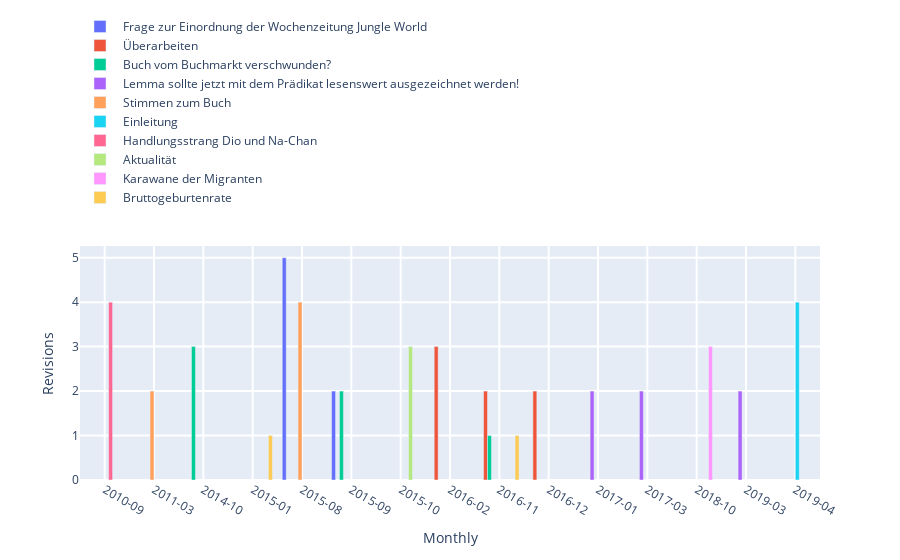

Here is the notebook cell this chart was saved with:
### Markdown cell above
<span style="color: #626262"> Try yourself! This is what will happen when you click 'Load Topics' button: </span>

### Code cell
### --------------------------------------------------------------------------- ###
### TRY YOURSELF! THIS IS WHAT WILL HAPPEN WHEN YOU CLICK 'Show Topics' BUTTON  ###
### --------------------------------------------------------------------------- ###

## This is the page you used ##
print('The page that is being used:', the_talk_page['title'])
print(f"Time range from {talk_content['year_month'].iloc[-1].date()} to {talk_content['year_month'].iloc[0].date()}")

#initiate a topics listener
topics_listener = TopicsListener(talk_content)

#get a dataframe with topics and action_types
wikipediadv_ins = WikipediaDV(WikipediaAPI(lng=abbreviation(languageSelection.value)))
topic_df = topics_listener.extract_topics(wikipediadv_ins)
if len(topic_df) == 0:
    print("There is no topics here!")
else:
    display(qgrid.show_grid(topic_df))

    # Visualization
    begin_date = talk_content['year_month'].iloc[-1]  # date(xxxx.xx.xx)
    end_date = talk_content['year_month'].iloc[0]  # date(xxxx.xx.xx)
    granularity = 'Monthly'

    topics_listener.listen(
        begin = begin_date,
        end = end_date,
        granularity = granularity)

### Figure 1 — Plotly figure (JSON) as saved in the notebook; plotly's stock layout.template omitted (floating-point values rounded to 4 significant figures)
{"data": [{"name": " Frage zur Einordnung der Wochenzeitung Jungle World ", "type": "bar", "x": ["2015-08", "2015-09"], "y": [5, 2]}, {"name": " Überarbeiten ", "type": "bar", "x": ["2016-02", "2016-11", "2016-12"], "y": [3, 2, 2]}, {"name": " Buch vom Buchmarkt verschwunden? ", "type": "bar", "x": ["2014-10", "2015-09", "2016-11"], "y": [3, 2, 1]}, {"name": " Lemma sollte jetzt mit dem Prädikat lesenswert ausgezeichnet werden! ", "type": "bar", "x": ["2017-01", "2017-03", "2019-03"], "y": [2, 2, 2]}, {"name": " Stimmen zum Buch ", "type": "bar", "x": ["2011-03", "2015-08"], "y": [2, 4]}, {"name": " Einleitung ", "type": "bar", "x": ["2019-04"], "y": [4]}, {"name": " Handlungsstrang Dio und Na-Chan ", "type": "bar", "x": ["2010-09"], "y": [4]}, {"name": " Aktualität ", "type": "bar", "x": ["2015-10"], "y": [3]}, {"name": " Karawane der Migranten ", "type": "bar", "x": ["2018-10"], "y": [3]}, {"name": " Bruttogeburtenrate ", "type": "bar", "x": ["2015-01", "2016-11"], "y": [1, 1]}], "layout": {"barmode": "group", "hovermode": "closest", "legend": {"x": 0, "y": 2}, "showlegend": true, "xaxis": {"categoryorder": "category ascending", "gridwidth": 2, "nticks": 15, "tickangle": 30, "ticklen": 5, "tickmode": "auto", "title": {"text": "Monthly"}, "type": "category", "zeroline": true}, "yaxis": {"gridwidth": 2, "ticklen": 5, "title": {"text": "Revisions"}}}}
